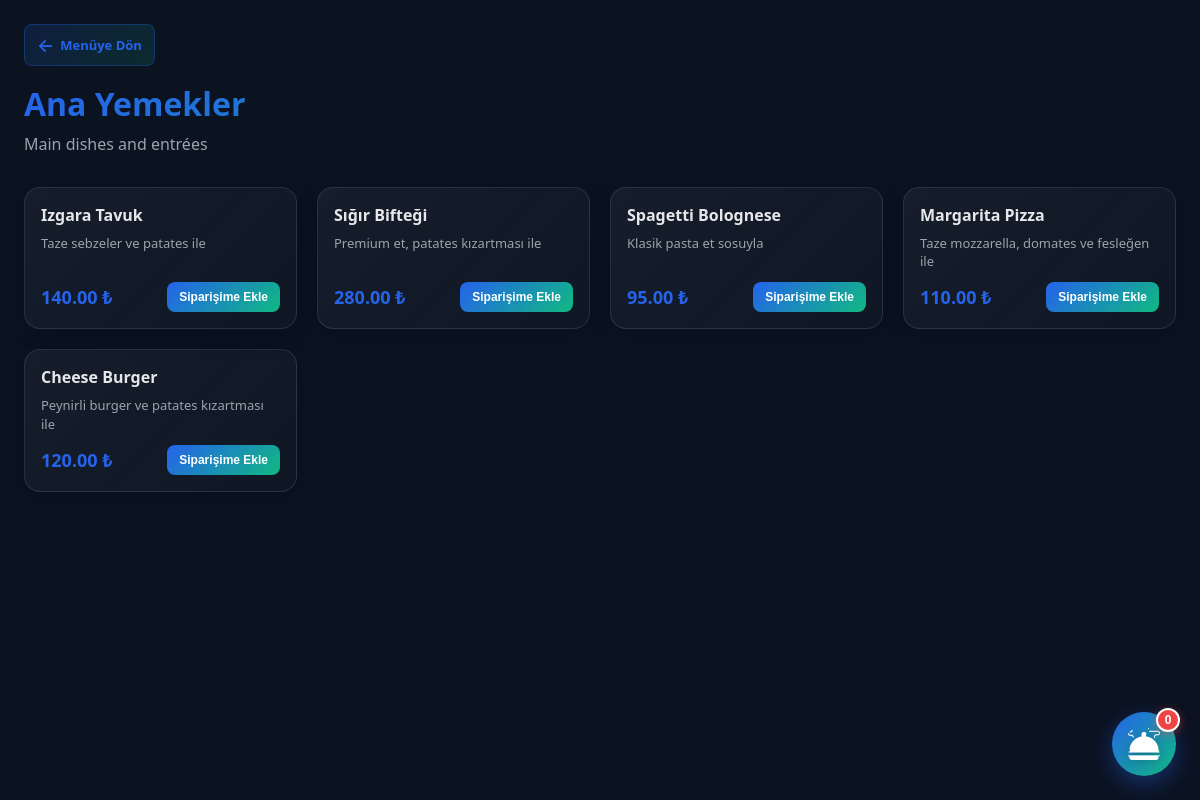
Page /customer/category.php?category_id=3 on the earlier database version.
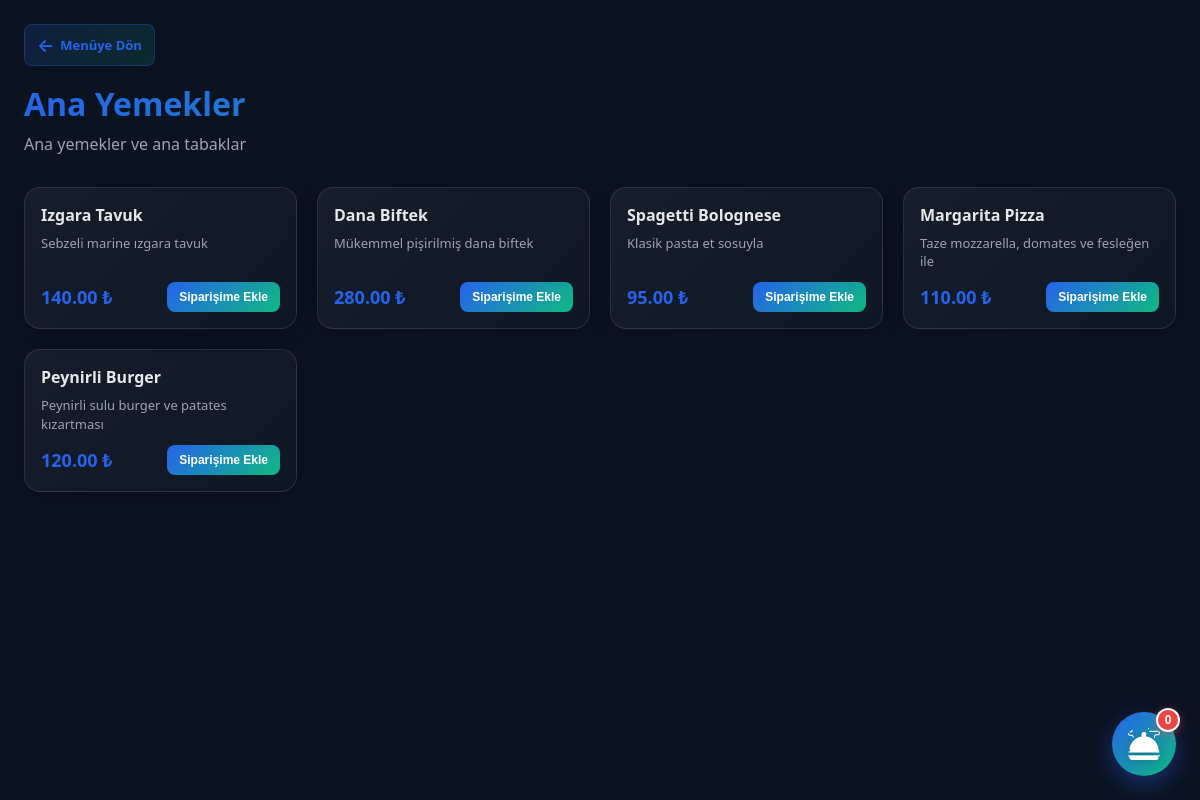
Same page on the later database version.
### tables this page shows
CREATE TABLE MenuCategories (
    category_id INT AUTO_INCREMENT PRIMARY KEY,
    category_name VARCHAR(50) NOT NULL UNIQUE,
    description TEXT,
    display_order INT DEFAULT 0,
    created_at TIMESTAMP DEFAULT CURRENT_TIMESTAMP
);

CREATE TABLE MenuProducts (
    product_id INT AUTO_INCREMENT PRIMARY KEY,
    category_id INT NOT NULL,
    product_name VARCHAR(100) NOT NULL,
    description TEXT,
    price DECIMAL(10,2) NOT NULL,
    is_available BOOLEAN DEFAULT TRUE,
    image_url VARCHAR(255),
    created_at TIMESTAMP DEFAULT CURRENT_TIMESTAMP,
    FOREIGN KEY (category_id) REFERENCES MenuCategories(category_id) ON DELETE RESTRICT,
    INDEX idx_category (category_id)
);

### customer/category.php (the view, shortened to what this page needs)
<?php
$category_id = isset($_GET['category_id']) ? (int)$_GET['category_id'] : 0;
$database = new Database();
$db = $database->getConnection();
$query = "SELECT * FROM MenuCategories WHERE category_id = ?";
$stmt = $db->prepare($query);
$stmt->execute([$category_id]);
$category = $stmt->fetch(PDO::FETCH_ASSOC);
$query = "SELECT product_id, product_name, description, price, image_url FROM MenuProducts WHERE category_id = ? AND is_available = 1 ORDER BY product_id";
$stmt = $db->prepare($query);
$stmt->execute([$category_id]);
$products = $stmt->fetchAll(PDO::FETCH_ASSOC);
$categoryNames = [
    'Appetizers' => 'Başlangıçlar',
    'Soups' => 'Çorbalar',
    'Main Courses' => 'Ana Yemekler',
    'Desserts' => 'Tatlılar',
    'Beverages' => 'İçecekler',
];
$tr_name = $categoryNames[$category['category_name']] ?? $category['category_name'];
require_once __DIR__ . '/../includes/layout/top.php';
?>
<main class="app">
    <div class="customer-container">
        <header class="category-header">
            <div class="header-nav">
                <a href="menu.php" class="back-btn">
                    <span class="back-icon">←</span>
                    <span class="back-text">Menüye Dön</span>
                </a>
            </div>
            <h1><?= htmlspecialchars($tr_name) ?></h1>
            <p class="category-desc"><?= htmlspecialchars($category['description'] ?? '') ?></p>
        </header>
        <div class="products-grid">
            <?php if (empty($products)): ?>
                <div class="empty-state">
                    <p>📭 Bu kategoride ürün bulunamadı.</p>
                </div>
            <?php else: ?>
                <?php foreach ($products as $product): ?>
                    <div class="product-card">
                        <div class="product-content">
                            <h3 class="product-name"><?= htmlspecialchars($product['tr_name']) ?></h3>
                            <?php if ($product['tr_desc']): ?>
                                <p class="product-desc"><?= htmlspecialchars($product['tr_desc']) ?></p>
                            <?php endif; ?>
                            <div class="product-footer">
                                <span class="product-price"><?= number_format($product['price'], 2) ?> ₺</span>
                                <div class="product-cart-controls"
                                     id="cartControls_<?= $product['product_id'] ?>"
                                     data-product-id="<?= $product['product_id'] ?>"
                                     data-product-name="<?= htmlspecialchars($product['tr_name'], ENT_QUOTES) ?>"
                                     data-product-price="<?= $product['price'] ?>"
                                     data-product-image="<?= htmlspecialchars($product['image_url'] ?? '', ENT_QUOTES) ?>">
                                </div>
                            </div>
                        </div>
                    </div>
                <?php endforeach; ?>
            <?php endif; ?>
        </div>
    </div>
    <button class="order-bubble" id="orderBubble" onclick="toggleOrderPanel()">
        <img src="../assets/images/serving-dishes.png" alt="Siparişler" class="order-bubble__icon">
        <span class="order-bubble__badge" id="orderBadge">0</span>
    </button>
</main>
<?php require_once __DIR__ . '/../includes/layout/bottom.php'; ?>

Differences in the rows shown:
changed menucategories "Ana Yemekler": description "Main dishes and entrées" → "Ana yemekler ve ana tabaklar"
changed menuproducts: description "Taze sebzeler ve patates ile" → "Sebzeli marine ızgara tavuk"
changed menuproducts: product_name "Sığır Bifteği" → "Dana Biftek"; description "Premium et, patates kızartması ile" → "Mükemmel pişirilmiş dana biftek"
changed menuproducts: product_name "Cheese Burger" → "Peynirli Burger"; description "Peynirli burger ve patates kızartması ile" → "Peynirli sulu burger ve patates kızartması"
